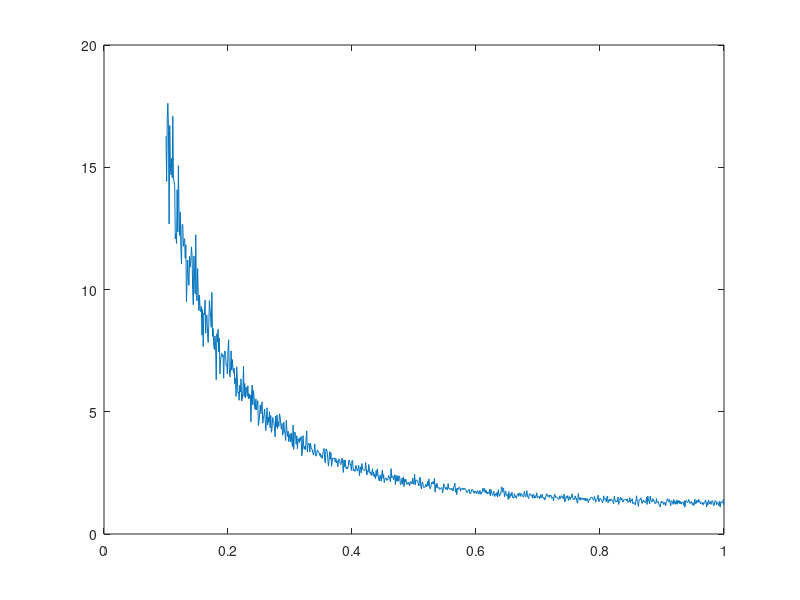

This chart was generated by the following MATLAB code:
clear all;
close all;
nMon = 2000;  % number of Monte Carlo trials for each point
sigma_list = [0.1:0.001:1];
P0 = zeros(1, length(sigma_list));
P1 = P0;

for i = 1 : length(sigma_list)
    sigma = sigma_list(i);
    for mon = 1: nMon
        v = rand() - 0.5;  % generate Unif(-0.5, 0.5)
        z1 = sigma* randn();  % generate i.i.d. Gaussian noise w/ variance sigma^2
        z2 = sigma* randn();

        Q1 = round(v+z1);  % Quantize
        Q2 = round(v+z2);
        
        if Q1 - Q2 == 0
            P0(i) = P0(i) + 1;  % empirical probability that Q1 - Q2 = 0
        elseif Q1 - Q2 == 1
            P1(i) = P1(i) + 1;  % empirical probability that Q1 - Q2 = 1
        end
    end
end
figure;
plot(sigma_list, P0./P1)